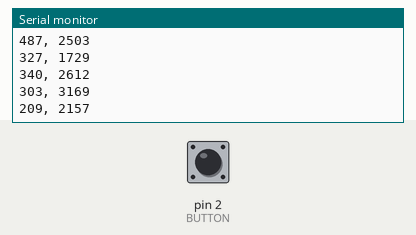
The sketch below on a simulated Arduino Uno, built with avr-gcc and run on an emulated ATmega328P. On the bench: the last lines printed to the serial monitor. The test bench sets the inputs (shaded band); at power-on: pin 2 (BUTTON) LOW. Random numbers use the default seed unless the sketch sets one.

Above: at 1.2 s.
1.3 s: pin 2 (BUTTON) pulled HIGH for 0.15 s
At 1.7 s:
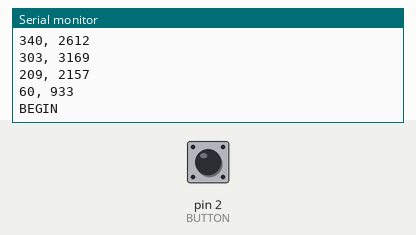
2.9 s: pin 2 (BUTTON) pulled HIGH for 1 s
At 3.3 s:
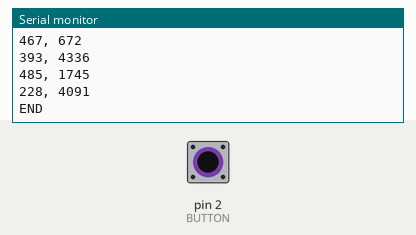
Timing chart, 0 to 5.9 s (numbered marks = the images above; inputs shaded):
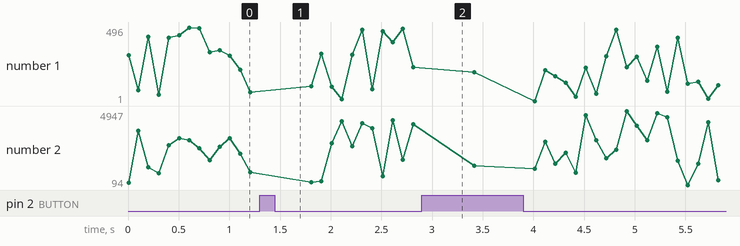

The sketch:

GraphTest.ino
```cpp
#define BUTTON 2

int lastButtonState = 0;
float x,y = 0;

void setup() {
  // put your setup code here, to run once:
  pinMode(BUTTON, INPUT);

  Serial.begin(9600);
  Serial.println("Begin!");
}

void loop() {
  // put your main code here, to run repeatedly:
  if(digitalRead(BUTTON) == HIGH){
    if(lastButtonState == 1){
      lastButtonState = 0;
      Serial.print("END\n");
    }
    else{
      lastButtonState = 1;
      Serial.print("BEGIN\n");
    }
    delay(500);
  }

  //Serial.print("Reading: ");
  Serial.print(random(0, 500));
  Serial.print(", ");
  Serial.println(random(0, 5000));
  delay(100);
}
```

Measured:
- after the input at 1.3 s, the serial monitor: prints a new line at once (image 1)
